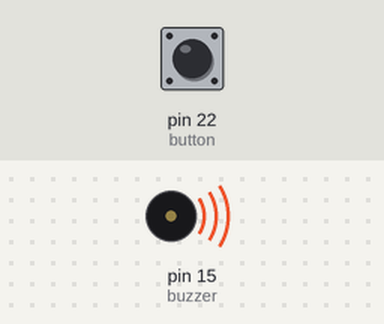
This sketch was run on a simulated Arduino Mega 2560, built with avr-gcc and run on an emulated ATmega2560. On the bench: buzzer (waves = sounding, pin HIGH). Inputs (shaded band) come from the test bench; at power-on: pin 22 (button) HIGH.

Above: at 1.2 s.
1.3 s: pin 22 (button) pulled LOW for 3.2 s
At 5.2 s:
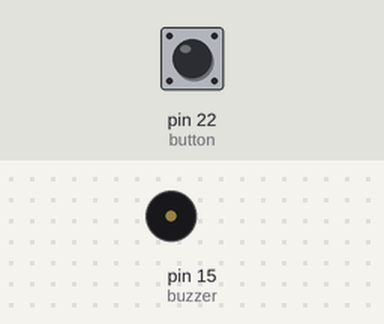
6.0 s: pin 22 (button) pulled LOW for 0.15 s
At 6.5 s:
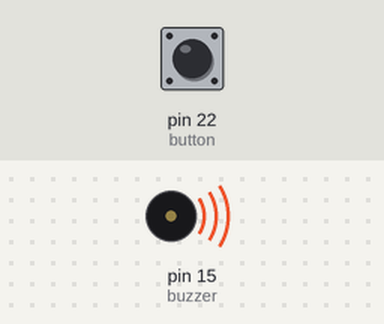
Timing chart, 0 to 9.0 s (numbered marks = the images above; inputs shaded):
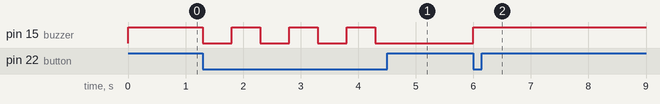

Measured:
- after the input at 1.3 s, pin 15 (buzzer): alternates HIGH for 0.50 s and LOW for 0.50 s, 7 changes in all, then stays LOW, starting at once
- after the input at 6.0 s, pin 15 (buzzer): LOW → HIGH at once

The sketch:

5_Control_Buzzer_with_Button.ino
```cpp
/*
Prof. Nehmiya Shikur
EGR-226: Digital Sys and Computer ORG

program: 5
Task: The button connected to pin 22 turns the buzzer connected to pin 15 ON and OFF.
Things to Note: Unlike the previous programs I have declared a function called buzzer_with_button() that will be executed inside loop()
*/
int button = 22;
int buzzer = 15;
bool is_on = true;                         // A condition controlling variable that helps us track the current state of the buzzer (whether it is beeping or not)

void setup() {
  pinMode(buzzer, OUTPUT);
  pinMode(button, INPUT_PULLUP);
  digitalWrite(buzzer, HIGH);
}

void loop() {
  buzzer_with_button();                     // Executes(calls) the function declared below
}

void buzzer_with_button()
{
  if(digitalRead(button) == LOW)            // Checks if the button is pressed (LOW = pressed when using INPUT_PULLUP)
  {
    if(is_on == true)                      // If the buzzer is currently ON
    {
      digitalWrite(buzzer, LOW);            // Turns ON the buzzer
      is_on = false;                       // Remembers that the buzzer is now ON
      delay(500);                           // Waits so one press is not read as many presses
    }
    else if(is_on ==false)
    {
      digitalWrite(buzzer, HIGH);           // Turns off the buzzer
      is_on = true;
      delay(500);
    }
  }
}
```
